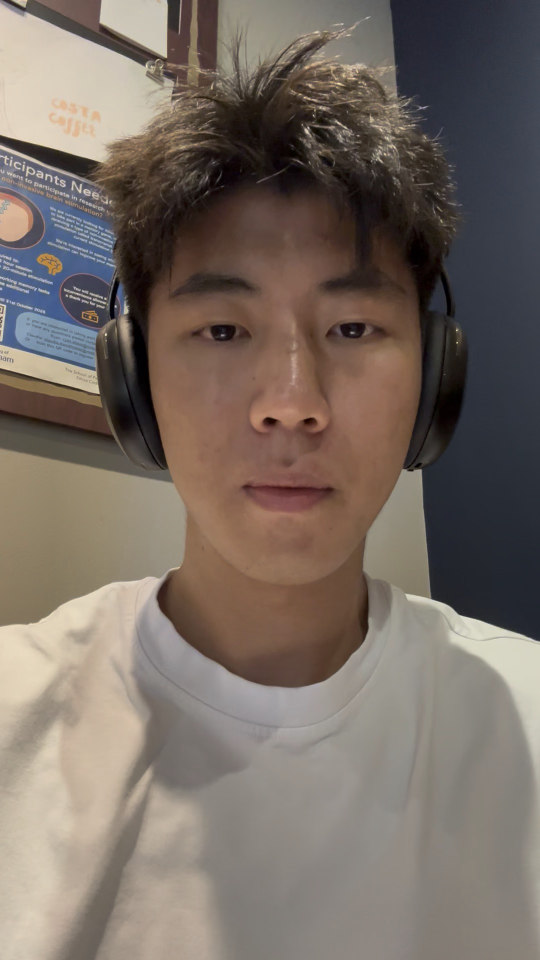
#> input picture frame 0 of face.mp4, 1080 x 1920 px, given in place of face1.mp4, which was not available (shown at 1/2 size)
$ python FFT.py
#> lines starting #> are read from the running program, lines starting #| are printed output that depends on the picture; after the words box and inside, x2 and y2 are one past the last pixel; in counts of white or black regions, pixels touching at a corner belong together; pictures that were not available may be replaced by others from this repository, and a replacement may not be noted
#单一的抓取实时的心率，可以在视频中实时显示出来，但是没有折线图


import cv2
import numpy as np
import sys
from collections import deque

# Try to import necessary libraries
try:
    from scipy.fftpack import fft, fftfreq
    from scipy.signal import find_peaks
except ImportError:
    print("Error: SciPy library not found. Please install with:")
    print("pip install scipy")
    sys.exit(1)

try:
    import matplotlib.pyplot as plt
    PLOTTING_ENABLED = True
except ImportError:
    PLOTTING_ENABLED = False

# Implement face detection function
def detect_face(img):
    """Detect faces and return the largest face region"""
    gray = cv2.cvtColor(img, cv2.COLOR_BGR2GRAY)
    cascade_path = '/Users/suziteng/Documents/GitHub/Computational-estimates-of-heart-rate-in-pre-recorded-videos/XML/haarcascade_frontalface_default.xml'

    try:
        face_detect = cv2.CascadeClassifier(cascade_path)
    except:
        print(f"Error: Unable to load cascade classifier {cascade_path}")
        return None

    faces = face_detect.detectMultiScale(gray, scaleFactor=1.1, minNeighbors=5, minSize=(30, 30))

    if len(faces) > 0:
        return max(faces, key=lambda rect: rect[2] * rect[3])
    return None

# Locate forehead region
def get_forehead_region(face_rect):
    """Extract forehead region from face rectangle"""
    x, y, w, h = face_rect
    forehead_height = int(h * 0.25)
    forehead_width = int(w * 0.6)
    forehead_x = x + int((w - forehead_width) / 2)
    forehead_y = y + int(h * 0.1)

    return (forehead_x, forehead_y, forehead_width, forehead_height)

def calculate_rgb_average(roi):
    """Calculate average RGB values of ROI region"""
    return np.mean(roi, axis=(0, 1))

# Core heart rate calculation algorithm
# [31 lines left out: function compute_heart_rate, not called in this run]

# Main function
def main():
    video_path = '/Users/suziteng/Documents/GitHub/Computational-estimates-of-heart-rate-in-pre-recorded-videos/face1.mp4'

    cap = cv2.VideoCapture(video_path)
    if not cap.isOpened():
        print("Error: Unable to open video file")
        return

    fps = cap.get(cv2.CAP_PROP_FPS)
    print(f"Video frame rate: {fps:.2f} FPS")

    wait_time = int(1000 / fps)  # Control playback speed based on frame rate

    window_size = int(fps * 10)
    green_values = deque(maxlen=window_size)
    heart_rate_history = deque(maxlen=100)

    if PLOTTING_ENABLED:
        plt.ion()
        fig, (ax1, ax2) = plt.subplots(2, 1, figsize=(10, 8))

    frame_count = 0
    current_hr = None

    # Video processing loop
    while True:
        ret, frame = cap.read()
#> frame is the input picture: shape (1920, 1080, 3); mean B, G, R 100.3, 108.5, 120
        if not ret:
            break

        frame_count += 1

        face_rect = detect_face(frame)
#> in detect_face, `gray = cv2.cvtColor(img, cv2.COLOR_BGR2GRAY)`:
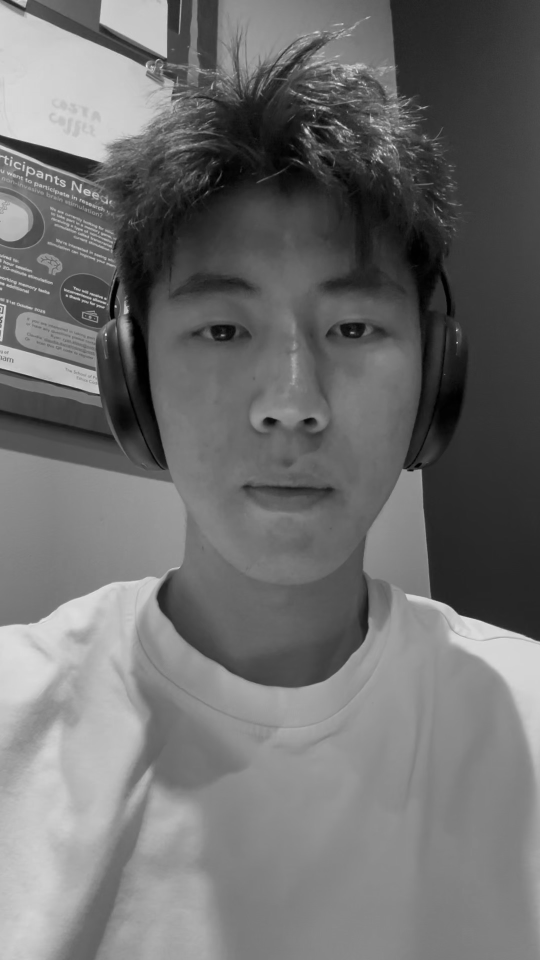
#> gray: shape (1920, 1080) (shown at 1/2 size); min 0, max 251, mean 110.9
#> in detect_face, `faces = face_detect.detectMultiScale(gray, scaleFactor=1.1, minNeighbo..`: faces = [[235, 406, 688, 688]]
#> face_rect = [235, 406, 688, 688]

        # Face detection
        if face_rect is not None:
            x, y, w, h = face_rect
#> x = 235; y = 406; w = 688; h = 688
            cv2.rectangle(frame, (x, y), (x+w, y+h), (0, 0, 255), 2)
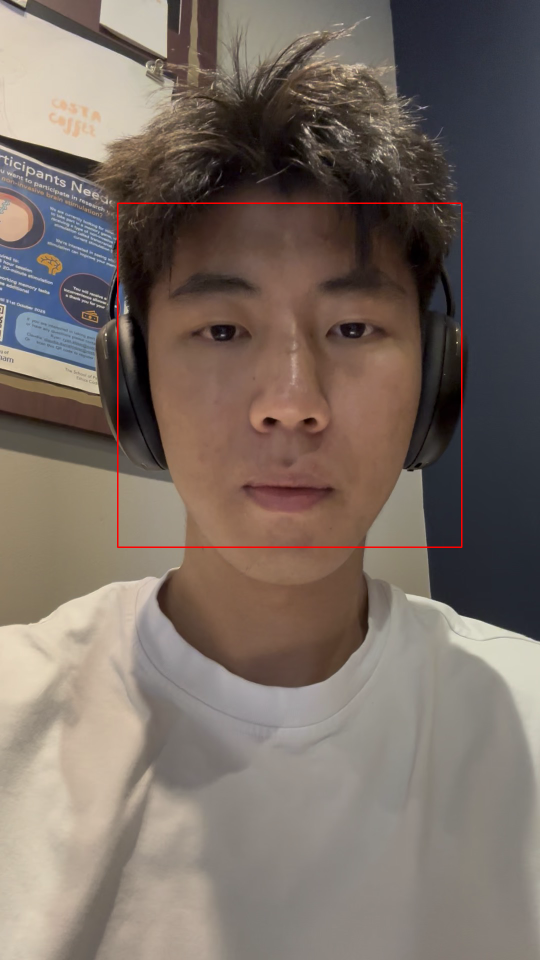
#> frame: shape (1920, 1080, 3) (shown at 1/2 size); 0.4% of pixels changed, all inside (x1, y1, x2, y2) = (234, 405, 925, 1096)

            fx, fy, fw, fh = get_forehead_region(face_rect)
#> in get_forehead_region, `x, y, w, h = face_rect`: x = 235; y = 406; w = 688
#> in get_forehead_region, `forehead_height = int(h * 0.25)`: forehead_height = 172
#> in get_forehead_region, `forehead_width = int(w * 0.6)`: forehead_width = 412
#> in get_forehead_region, `forehead_x = x + int((w - forehead_width) / 2)`: forehead_x = 373
#> in get_forehead_region, `forehead_y = y + int(h * 0.1)`: forehead_y = 474
#> fx = 373; fy = 474; fw = 412; fh = 172
            forehead_roi = frame[fy:fy+fh, fx:fx+fw]
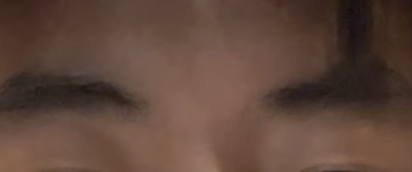
#> forehead_roi: shape (172, 412, 3); mean B, G, R 59.3, 70.7, 95.7

            cv2.rectangle(frame, (fx, fy), (fx+fw, fy+fh), (0, 255, 0), 2)
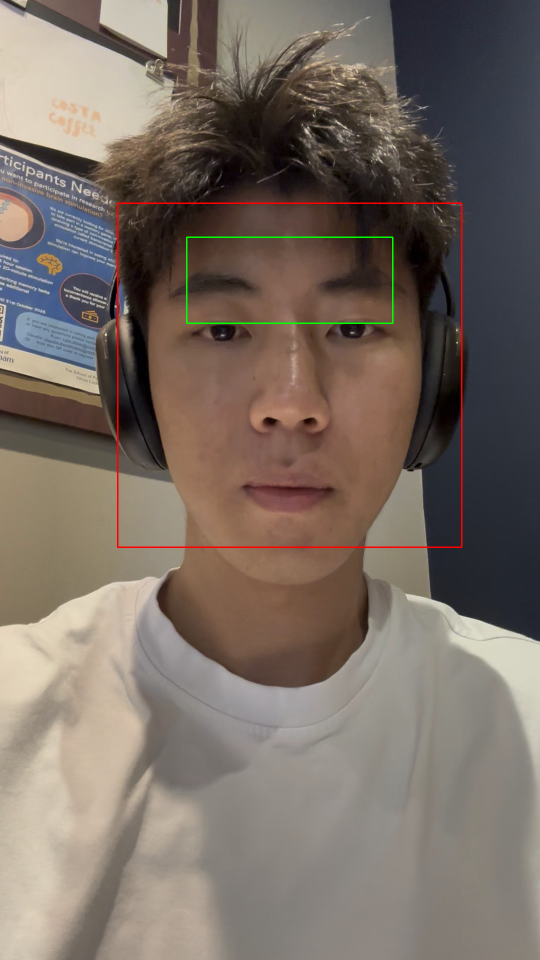
#> frame: shape (1920, 1080, 3) (shown at 1/2 size); 0.17% of pixels changed, all inside (x1, y1, x2, y2) = (372, 473, 787, 648)

            # Signal acquisition
            _, g_avg, _ = calculate_rgb_average(forehead_roi)
#> g_avg = 75.49
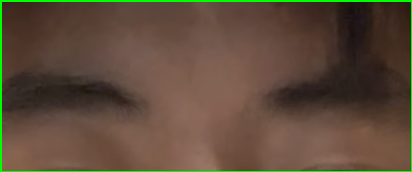
#> forehead_roi: shape (172, 412, 3); 2.46% of pixels changed, all inside (x1, y1, x2, y2) = (0, 0, 412, 172)
            green_values.append(g_avg)

            if frame_count % max(1, int(fps / 2)) == 0 and len(green_values) > max(10, fps * 2):
                current_hr = compute_heart_rate(list(green_values), fps)

                if current_hr is not None:
                    heart_rate_history.append(current_hr)
                    avg_hr = np.mean(list(heart_rate_history)[-10:]) if heart_rate_history else current_hr
                    print(f"Current heart rate: {avg_hr:.1f} BPM")

                    if PLOTTING_ENABLED:
                        update_plots(ax1, ax2, list(green_values), list(heart_rate_history), fps)

        if current_hr is not None:
            hr_text = f"Heart Rate: {current_hr:.1f} BPM"
            cv2.putText(frame, hr_text, (10, 30),
                        cv2.FONT_HERSHEY_SIMPLEX, 1, (0, 255, 0), 2)

        cv2.imshow('Heart Rate Estimation', frame)

        key = cv2.waitKey(wait_time)
#> (key q is pressed here)
        if key == ord('q'):
            break

    cap.release()
    cv2.destroyAllWindows()

    if PLOTTING_ENABLED:
        plt.ioff()
        plt.show()

# Data visualization
# [25 lines left out: function update_plots, not called in this run]

if __name__ == "__main__":
    main()
